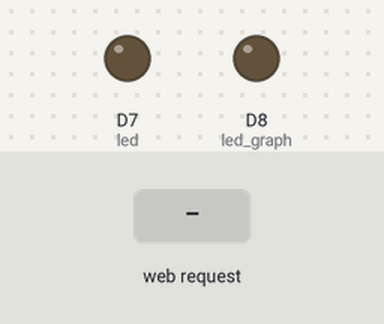
The sketch below on a simulated ESP8266 (NodeMCU). On the bench: output pins drawn as LEDs (lit = HIGH). The test bench sets the inputs (shaded band). WiFi joins after 1.5 s; servers stay silent unless stated; what the sketch prints to the serial monitor is not drawn.

Above: at 2.8 s.
2.9 s: HTTP request GET /graphON received
At 3.8 s:
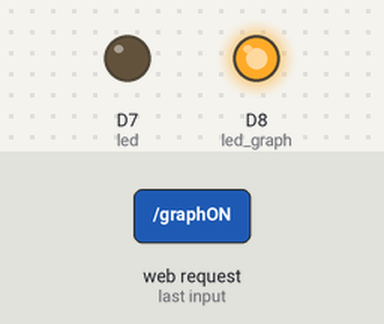
4.4 s: HTTP request GET /gpio?val=1 received
At 4.9 s:
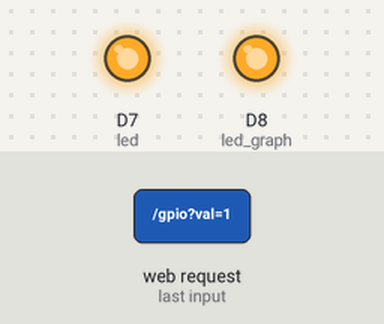
5.9 s: HTTP request GET /graphOFF received
At 7.1 s:
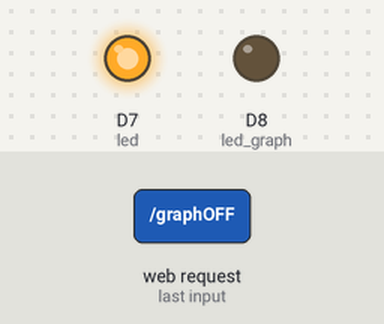
7.4 s: HTTP request GET /gpio?val=off received
At 8.4 s:
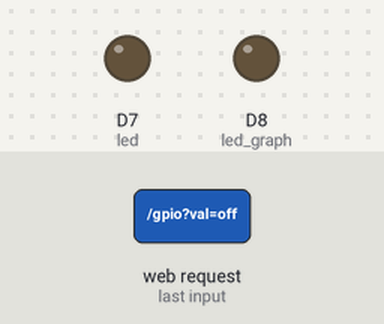
8.9 s: HTTP request GET /graph?val=on received
At 9.5 s:
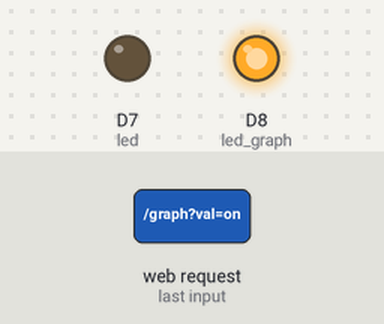
Timing chart, 0 to 11.4 s (numbered marks = the images above; inputs shaded):
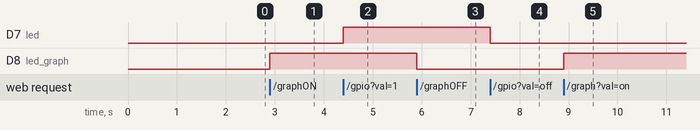

Measured:
- after the input at 2.9 s, D8 (led_graph): LOW → HIGH at once
- after the input at 4.4 s, D7 (led): LOW → HIGH at once
- after the input at 5.9 s, D8 (led_graph): HIGH → LOW at once
- after the input at 7.4 s, D7 (led): HIGH → LOW at once
- after the input at 8.9 s, D8 (led_graph): LOW → HIGH at once

The sketch:

Tuto3__WiFi_web_server.ino
```cpp
// (licence header left out)
// Libraries
#include <Arduino.h>
#include <ESP8266WiFi.h>
#include <ESP8266WebServer.h>


// Global variables
const int long serial_speed = 115200;

const char* ssid = "********";
const char* password = "********";

const int led = D7;
const int led_graph = D8;

ESP8266WebServer server(80);


// Functions prototypes
void init_serial( int long baud_rate );

void config_as_station();

void connect_to_access_point( const char* ssid_AP, const char* password_AP );
void display_param_WiFi_connection();

void handleRoot();
void handleNotFound();
void handleLed();
void handleGraphLed();

String getHtmlPage();


// Arduino base functions
void setup()
{
  pinMode( led, OUTPUT );
  digitalWrite( led, LOW );

  pinMode( led_graph, OUTPUT );
  digitalWrite( led_graph, LOW );


  init_serial( serial_speed );

  config_as_station();
  connect_to_access_point( ssid, password );
  display_param_WiFi_connection();


  server.on( "/", handleRoot );
  server.on( "/inline", [](){ server.send(200, "text/plain", "this works as well"); } );
  server.on( "/gpio", handleLed );
  server.on( "/graph", handleGraphLed );
  server.on( "/graphON", [](){
    server.send( 200, "text/html", getHtmlPage() );
    digitalWrite( led_graph, HIGH );
  } );
  server.on( "/graphOFF", [](){
    server.send( 200, "text/html", getHtmlPage() );
    digitalWrite( led_graph, LOW );
  } );
  server.onNotFound( handleNotFound );

  server.begin();
  Serial.println( "HTTP server started.\n" );
}

void loop()
{
  server.handleClient();
}


// Functions implementations
void init_serial( int long baud_rate )
{
  Serial.begin( baud_rate );

  Serial.print( "\nESP8266's serial communication is set at " );
  Serial.print( baud_rate );
  Serial.println( " bauds.\n" );
}


void config_as_station()
{
  WiFi.mode( WIFI_STA );// mode can be: WIFI_OFF, WIFI_STA, WIFI_AP, WIFI_AP_STA
  WiFi.disconnect();

  delay( 100 );
}


void connect_to_access_point( const char* ssid_AP, const char* password_AP )
{
  Serial.printf( "Trying to connect to %s...", ssid_AP );

  WiFi.begin( ssid_AP, password_AP );

  while ( WiFi.status() != WL_CONNECTED ) // status() can return: WL_CONNECTED, WL_NO_SSID_AVAIL, WL_CONNECT_FAILED, WL_IDLE_STATUS, WL_DISCONNECTED
  {
    delay(500);
    Serial.print(".");
  }
  Serial.println( "\t connected!\n" );
}

void display_param_WiFi_connection()
{
  Serial.println( "WiFi connection's parameters:" );

  Serial.print( "- IP address: " );
  Serial.println( WiFi.localIP() );

  Serial.print( "- MAC address: " );
  Serial.println( WiFi.macAddress() );

  Serial.print( "- subnet mask address: " );
  Serial.println( WiFi.subnetMask() );

  Serial.print( "- gateway IP address: " );
  Serial.println( WiFi.gatewayIP() );

  Serial.print( "- DNS server IP address: " );
  Serial.println( WiFi.dnsIP() );

  Serial.print( "- host name: " );
  Serial.println( WiFi.hostname() );

  Serial.print( "\n" );
}


void handleRoot()
{
  server.send(200, "text/plain", "Hello from esp8266!");
}

void handleNotFound()
{
  String message = "File Not Found\n\n";

  message += "URI: ";
  message += server.uri();

  message += "\nMethod: ";
  message += (server.method() == HTTP_GET)?"GET":"POST";

  message += "\nArguments: ";
  message += server.args();
  message += "\n";

  for( auto i = 0; i < server.args(); ++i )
    message += " " + server.argName(i) + ": " + server.arg(i) + "\n";

  server.send(404, "text/plain", message);
}

void handleLed()
{
  if( server.hasArg( "val" ) )
  {
    auto val = server.arg( "val" ).toInt();
    if( val == 0  ||  val == 1 )
    {
      String html_page = "<!DOCTYPE html><html lang=en-UK>";
      html_page       += "  <head>";
      html_page       += "    <meta http-equiv='refresh' content='5'/>";
      html_page       += "    <title>ESP8266 Demo from Arkh42</title>";
      html_page       += "  </head>";
      html_page       += "  <body>";
      html_page       += "    <hl>ESP8266 is now under your control...</hl>";
      html_page       += "    <p>GPIO ";
      html_page       +=              String( led );
      html_page       +=                          " is ";
      html_page       +=                                (val) ? "high" : "low";
      html_page       +=                                                      ".</p>";
      html_page       += "  </body>";
      html_page       += "</html>";
      (val) ? digitalWrite( led, HIGH ) : digitalWrite( led, LOW );
      server.send( 200, "text/html", html_page );
    }
    else
      server.send(200, "text/plain", "Bad argument value! Valid values are: 0, 1");
  }
  else
    server.send(200, "text/plain", "Bad argument name! Valid argument is: val");
}


void handleGraphLed()
{
  if( server.arg( "val" ) == "off" )
  {
    digitalWrite( led_graph, LOW );
    server.send ( 200, "text/html", getHtmlPage() );
  }
  else if( server.arg( "val" ) == "on" )
  {
    digitalWrite( led_graph, HIGH );
    server.send ( 200, "text/html", getHtmlPage() );
  }
  else
    server.send ( 200, "text/html", getHtmlPage() );
}


String getHtmlPage()
{
  String html_page = "<!DOCTYPE html><html lang=en-UK>";
  html_page       += "  <head>";
  html_page       += "    <meta http-equiv='refresh' content='5'/>";
  html_page       += "    <title>ESP8266 Demo from Arkh42</title>";
  html_page       += "  </head>";
  html_page       += "  <body>";
  html_page       += "    <hl>ESP8266 is now under your control...</hl>";
  html_page       += "    <p>GPIO ";
  html_page       +=                String( led_graph );
  html_page       +=                                    "<a href=\"graphON\"><button>ON</button></a>&nbsp;<a href=\"graphOFF\"><button>OFF</button></a></p>";
  html_page       += "  </body>";
  html_page       += "</html>";

  return html_page;
}
```
